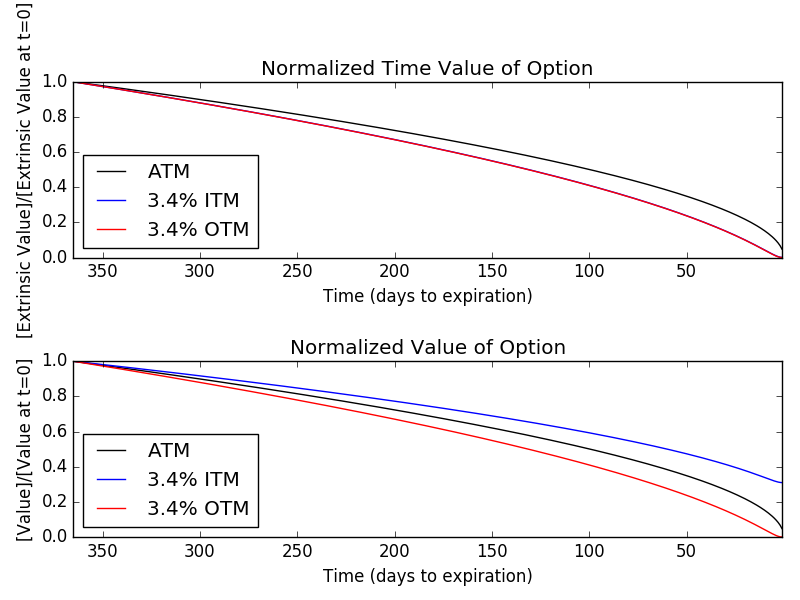

This figure's Python source:
'''

bs_analytical_test.py

28 April 2019
Jeffrey J. Walker

A simple test of the bs_analytical_solver.py function

'''

import numpy as np
import scipy as sp
import matplotlib.pyplot as plt

## insert the path corresponding to bs_analytical solver; we will need this 
## function!
# insert at 1, 0 is the script path (or '' in REPL)
sys.path.insert(1, '/home/jjwalker/Desktop/finance/codes/options')
from bs_analytical_solver import bs_analytical_solver

otm_strike=300.09
atm_strike=290.09
itm_strike=280.09
St=290.09
rfr=(1.9)/100
texp=1/365.0
sig=(21.3044/100)
otype='c'
actual_price=1.0
t=np.linspace(1,365,365)
texp=t[::-1]
otm_solution=np.zeros((len(t)))
atm_solution=np.zeros((len(t)))
itm_solution=np.zeros((len(t)))
## do we need any arrays for the second derivative?

for i in range(len(t)):
    otm_solution[i],second_deriv,delta,gamma,vega,theta,rho = bs_analytical_solver(
	S=St,K=otm_strike,r=rfr,T=texp[i]/365.0,sigma=sig,o_type=otype)
    atm_solution[i],second_deriv,delta,gamma,vega,theta,rho = bs_analytical_solver(
	S=St,K=atm_strike,r=rfr,T=texp[i]/365.0,sigma=sig,o_type=otype)
    itm_solution[i],second_deriv,delta,gamma,vega,theta,rho = bs_analytical_solver(
	S=St,K=itm_strike,r=rfr,T=texp[i]/365.0,sigma=sig,o_type=otype)

#print('Price:'+str(solution))
#print('Delta:'+str(delta))
#print('Gamma:'+str(gamma))
#print('Vega:'+str(vega))
#print('Theta:'+str(theta))
#print('Rho:'+str(rho))
## This does line does not look right...
#print('Implied Volatilty, %: ' + str((sig/solution)*100))

## plot the value of extrinsic value (just the time value, intrinsic value
## remains constant
plt.figure()
plt.subplot(211)
plt.title('Normalized Time Value of Option')
plt.plot(texp,atm_solution/atm_solution[0],'-k',label='ATM')
#plt.plot(texp,(itm_solution-(St-itm_strike))/(itm_solution[0]-(St-itm_strike)),'-b',label='ITM')
plt.plot(texp,(itm_solution-(St-itm_strike))/(itm_solution[0]-(St-itm_strike)),'-b',label="{0:.2}".format(100*(St-itm_strike)/St)+'% '+'ITM')
plt.plot(texp,otm_solution/otm_solution[0],'-r',label="{0:.2}".format(100*(otm_strike-St)/St)+'% '+'OTM')
#plt.ylim(bottom=0,top=np.max(solution))
plt.xlim(left=texp[0],right=texp[-1])
plt.xlabel('Time (days to expiration)')
plt.ylabel('[Extrinsic Value]/[Extrinsic Value at t=0]')
plt.legend(loc='best')
plt.tight_layout()
## Also plot the Normalized Value of Option. 
plt.subplot(212)
plt.title('Normalized Value of Option')
plt.plot(texp,atm_solution/atm_solution[0],'-k',label='ATM')
plt.plot(texp,itm_solution/(itm_solution[0]),'-b',label="{0:.2}".format(100*(St-itm_strike)/St)+'% '+'ITM')
plt.plot(texp,otm_solution/otm_solution[0],'-r',label="{0:.2}".format(100*(otm_strike-St)/St)+'% '+'OTM')
#plt.ylim(bottom=0,top=np.max(solution))
plt.xlim(left=texp[0],right=texp[-1])
plt.xlabel('Time (days to expiration)')
plt.ylabel('[Value]/[Value at t=0]')
plt.legend(loc='best')
plt.tight_layout()
##
plt.savefig('option_decay.png')
